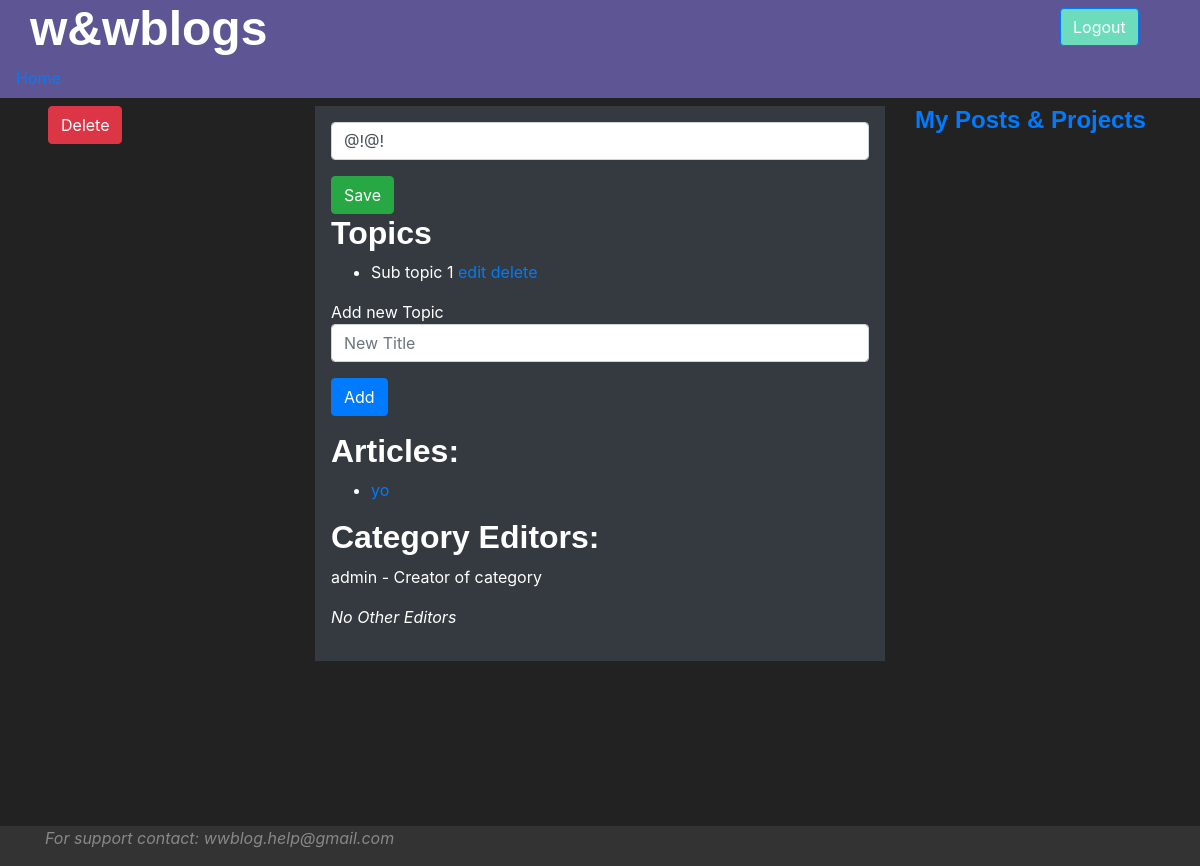
The page /category/3/edit (signed in) on the database its author committed.
### wwapp/models.py (models this page shows, shortened)
class Category(models.Model):
    category_id = models.AutoField(primary_key=True)
    category_name = models.CharField(unique=True, max_length=45)
    category_creator = models.ForeignKey(User, on_delete=models.PROTECT)
    class CategoryType(models.TextChoices):
        PROJECT = 'PROJECT', _('Project')
        TOPIC = 'TOPIC', _('Topic')
        SUBTOPIC = 'SUBTOPIC', _('SubTopic')
    category_type = models.CharField(max_length=45, choices=CategoryType.choices, default=CategoryType.PROJECT)
    class Meta:
        verbose_name_plural = 'Categories'
        indexes = [
            models.Index(fields=['category_name']),
        ]

class Article(models.Model):
    article_id = models.AutoField(primary_key=True)
    article_title = models.CharField(max_length=45)
    pub_date = models.DateTimeField(blank=True, null=True)
    author = models.ForeignKey(User, on_delete=models.PROTECT)
    published = models.BooleanField(default=False)
    creation_date = models.DateTimeField(auto_now_add=True)
    article_parent = models.ForeignKey("Article", on_delete=models.SET_NULL, null=True, blank=True)
    """
    # populate with -  default=timezone.now - from django.utils.timezone.now()
    # edit_date = models.DateField(auto_now=True)
    # can be used instead auto_now_add = True,
    """
    class Meta:
        indexes = [
            models.Index(fields=['article_title']),
            models.Index(fields=['author']),
        ]

### account/models.py (models this page shows, shortened)
class User(AbstractBaseUser, PermissionsMixin):
    email = models.EmailField(verbose_name="email", max_length=60, unique=True)
    username = models.CharField(max_length=30, unique=True)
    date_joined = models.DateTimeField(verbose_name='date joined', auto_now_add=True)
    is_active = models.BooleanField(default=False)
    is_staff = models.BooleanField(default=False)  # if false the user cannot log in to admin
    USERNAME_FIELD = 'username'
    REQUIRED_FIELDS = [
        'email',
    ]
    class Meta:
        indexes = [
            models.Index(fields=['username', 'email']),
        ]
    objects = UserManager()

### account/decorators.py (the view)
    def wrapper_func(request, *args, **kwargs):
        category_id = _get_id_from_request_path(request)
        if _is_category_creator(request, category_id) or \
                _is_category_editor(request, category_id) or \
                is_moderator_or_admin(request.user):
            return view_func(request, *args, **kwargs)
        return HttpResponseForbidden()

### wwapp/forms.py
class CategoryEdit(forms.Form):
    category_name = forms.CharField(required=True,
                                    widget=forms.TextInput(attrs={'class': 'form-control', 'placeholder': 'Title'}))
    new_category_name = forms.CharField(required=False, widget=forms.TextInput(
        attrs={'class': 'form-control', 'placeholder': 'New Title', 'initial': ''}))
    parent_category_select = forms.Select(choices=[])

### account/role_validator.py (called while the page is built)
def _get_max_role_name(groups):
    max_role_i = len(role_hierarchy) - 1
    for group in groups:
        role_position = role_hierarchy.index(group.name)
        if role_position < max_role_i:
            max_role_i = role_position
    return role_hierarchy[max_role_i]

def _get_user_groups(user):
    if user.groups.exists():
        return user.groups.all()
    else:
        return None

def is_moderator_or_admin(user):
    groups = _get_user_groups(user)
    if groups is not None:
        max_role_name = _get_max_role_name(groups)
        if max_role_name == "admin" or max_role_name == "moderator":
            return True
    return False

### wwapp/handlers.py (called while the page is built)
    def get_child_assignations(self) -> [CategoryItemAssignation]:
        try:
            li = CategoryItemAssignation.objects.filter(
                parent_category_id=self.category.category_id).order_by('position')
            if len(li) > 0:
                return li
            raise exceptions.EmptyResultSet()
        except exceptions.EmptyResultSet:
            raise exceptions.EmptyResultSet()

    def get_child_items(self) -> [CategoryItem]:
        try:
            assignations = self.get_child_assignations()
            items = []
            for a in assignations:
                item = CategoryItem.objects.get(item_id=a.item_id)
                items.append(item)
            return items
        except (exceptions.ObjectDoesNotExist, exceptions.EmptyResultSet):
            return None

    def get_child_categories(self) -> [Category]:
        items = self.get_child_items()
        sub_cats = []
        if items is not None:
            for i in items:
                if i.item_category_id is not None:
                    sub_cat = Category.objects.get(category_id=i.item_category_id)
                    sub_cats.append(sub_cat)
        return sub_cats

### wwapp/templates/wwapp/edit_category.html (shortened to what this page needs)
{% extends "wwapp/base.html" %}
{% block left_nav %}
    <p class="ml-5">
        <button class="btn btn-danger" onclick="deleteCategory({{ category.category_id }})">Delete</button>
    </p>
{% endblock %}
{% block right_nav %}
    <h4><a href="{% url 'wwapp:manage_own_content' %}">My Posts & Projects</a></h4>
{% endblock %}
{% block content %}
    <form method="post" class="form-group">
        <div>
            {{ form.category_name }}
            <button class="btn btn-success" value="save" name="save" type="submit">Save</button>
        </div>
        {% if child_category_type %}
            <h3>{{ child_category_type }}s</h3>
            {% if child_categories %}
                <ul>
                    {% for cat in child_categories %}
                        <li>
                            {{ cat.category_name }}
                            <a href="{% url 'wwapp:edit_category' cat.category_id %}">edit</a>
                            <a href="{% url 'wwapp:delete_category' cat.category_id %}">delete</a>
                        </li>
                    {% endfor %}
                </ul>
            {% else %}
                <p><i>No {{ child_category_type }}s in this {{ category_type }}</i></p>
            {% endif %}
        {% endif %}
        {% if child_category_type %}
            Add new {{ child_category_type }}
            {{ form.new_category_name }}
            <button class="btn btn-primary" type="submit" name="add" value="add">Add</button>
        {% endif %}
        <h3>Articles:</h3>
        {% if child_articles %}
            <ul>
                {% for a in child_articles %}
                    <li>
                        <a href="{% url 'wwapp:open_article' a.article_id %}">{{ a.article_title }}</a>
                    </li>
                {% endfor %}
            </ul>
        {% else %}
            <p><i>No Articles in this {{ category_type }}</i></p>
        {% endif %}
    </form>
    <h3>Category Editors:</h3>
    <p>{{ category.category_creator.username }}
        - Creator of category</p>
    {% if editors %}
        {% for u in editors %}
            <li>{{ u.username }}</li>
        {% endfor %}
    {% else %}
        <p><i>No Other Editors</i></p>
    {% endif %}
{% endblock %}

### static/wwapp/css/style.css (style rules this page uses)
body { background: #222222; color: white; font-style: normal; }
html { font-size: 100%; }
h1, h2, h3, h4 { font-family: "Colonna MT", sans-serif; }
h3 { font-size: 2rem; }
h4 { font-size: 1.5rem; }
p { font-size: 1em; }
h3, h4 { font-weight: 600; }

### rows shown on the page
Category: category_name "@!@!", category_type "Topic", category_creator.username "admin"
Category: category_name "Sub topic 1"
Article: article_title "yo"
